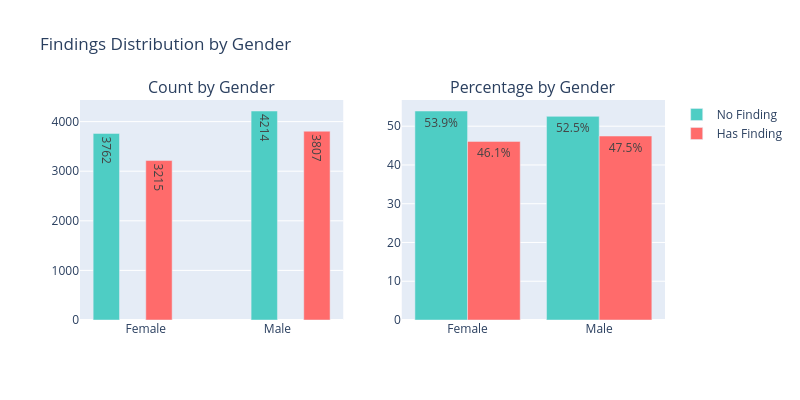

The notebook cell this image was saved under:
### Code cell
# visualization beause everything is better when it is visualized ! 

# most of the code is for 'visual' purposes only
# findings by gender: grouped bar (count) + percentage stacked
fig = make_subplots(rows=1, cols=2, subplot_titles=('Count by Gender', 'Percentage by Gender'))

for finding_val, label, color in [(0, 'No Finding', '#4ECDC4'), (1, 'Has Finding', '#FF6B6B')]:
    for gender_val, gender_name in [(0, 'Female'), (1, 'Male')]:
        count = ((df['gender']==gender_val) & (df['has_finding']==finding_val)).sum()
        fig.add_trace(go.Bar(x=[gender_name], y=[count], name=label,
                             marker_color=color, showlegend=(gender_val==0),
                             text=[count], textposition='auto'),
                      row=1, col=1)

# percentage view (same code but dividing by the total then *100)
for finding_val, label, color in [(0, 'No Finding', '#4ECDC4'), (1, 'Has Finding', '#FF6B6B')]:
    pcts = []
    for gender_val, gender_name in [(0, 'Female'), (1, 'Male')]:
        total = (df['gender']==gender_val).sum()
        pct = ((df['gender']==gender_val) & (df['has_finding']==finding_val)).sum() / total * 100
        pcts.append(pct)
    fig.add_trace(go.Bar(x=['Female', 'Male'], y=pcts, name=label,
                         marker_color=color, showlegend=False,
                         text=[f'{p:.1f}%' for p in pcts], textposition='auto'),
                  row=1, col=2)

fig.update_layout(height=400, width=800, barmode='group', title_text='Findings Distribution by Gender')
fig.show()

### Figure 1 — Plotly figure (JSON) as saved in the notebook; plotly's stock layout.template omitted (floating-point values rounded to 4 significant figures)
{"data": [{"marker": {"color": "#4ECDC4"}, "name": "No Finding", "showlegend": true, "text": ["3762"], "textposition": "auto", "type": "bar", "x": ["Female"], "xaxis": "x", "y": [3762], "yaxis": "y"}, {"marker": {"color": "#4ECDC4"}, "name": "No Finding", "showlegend": false, "text": ["4214"], "textposition": "auto", "type": "bar", "x": ["Male"], "xaxis": "x", "y": [4214], "yaxis": "y"}, {"marker": {"color": "#FF6B6B"}, "name": "Has Finding", "showlegend": true, "text": ["3215"], "textposition": "auto", "type": "bar", "x": ["Female"], "xaxis": "x", "y": [3215], "yaxis": "y"}, {"marker": {"color": "#FF6B6B"}, "name": "Has Finding", "showlegend": false, "text": ["3807"], "textposition": "auto", "type": "bar", "x": ["Male"], "xaxis": "x", "y": [3807], "yaxis": "y"}, {"marker": {"color": "#4ECDC4"}, "name": "No Finding", "showlegend": false, "text": ["53.9%", "52.5%"], "textposition": "auto", "type": "bar", "x": ["Female", "Male"], "xaxis": "x2", "y": [53.92, 52.54], "yaxis": "y2"}, {"marker": {"color": "#FF6B6B"}, "name": "Has Finding", "showlegend": false, "text": ["46.1%", "47.5%"], "textposition": "auto", "type": "bar", "x": ["Female", "Male"], "xaxis": "x2", "y": [46.08, 47.46], "yaxis": "y2"}], "layout": {"annotations": [{"font": {"size": 16}, "showarrow": false, "text": "Count by Gender", "x": 0.225, "xanchor": "center", "xref": "paper", "y": 1, "yanchor": "bottom", "yref": "paper"}, {"font": {"size": 16}, "showarrow": false, "text": "Percentage by Gender", "x": 0.775, "xanchor": "center", "xref": "paper", "y": 1, "yanchor": "bottom", "yref": "paper"}], "barmode": "group", "height": 400, "title": {"text": "Findings Distribution by Gender"}, "width": 800, "xaxis": {"anchor": "y", "domain": [0, 0.45]}, "xaxis2": {"anchor": "y2", "domain": [0.55, 1]}, "yaxis": {"anchor": "x", "domain": [0, 1]}, "yaxis2": {"anchor": "x2", "domain": [0, 1]}}}
